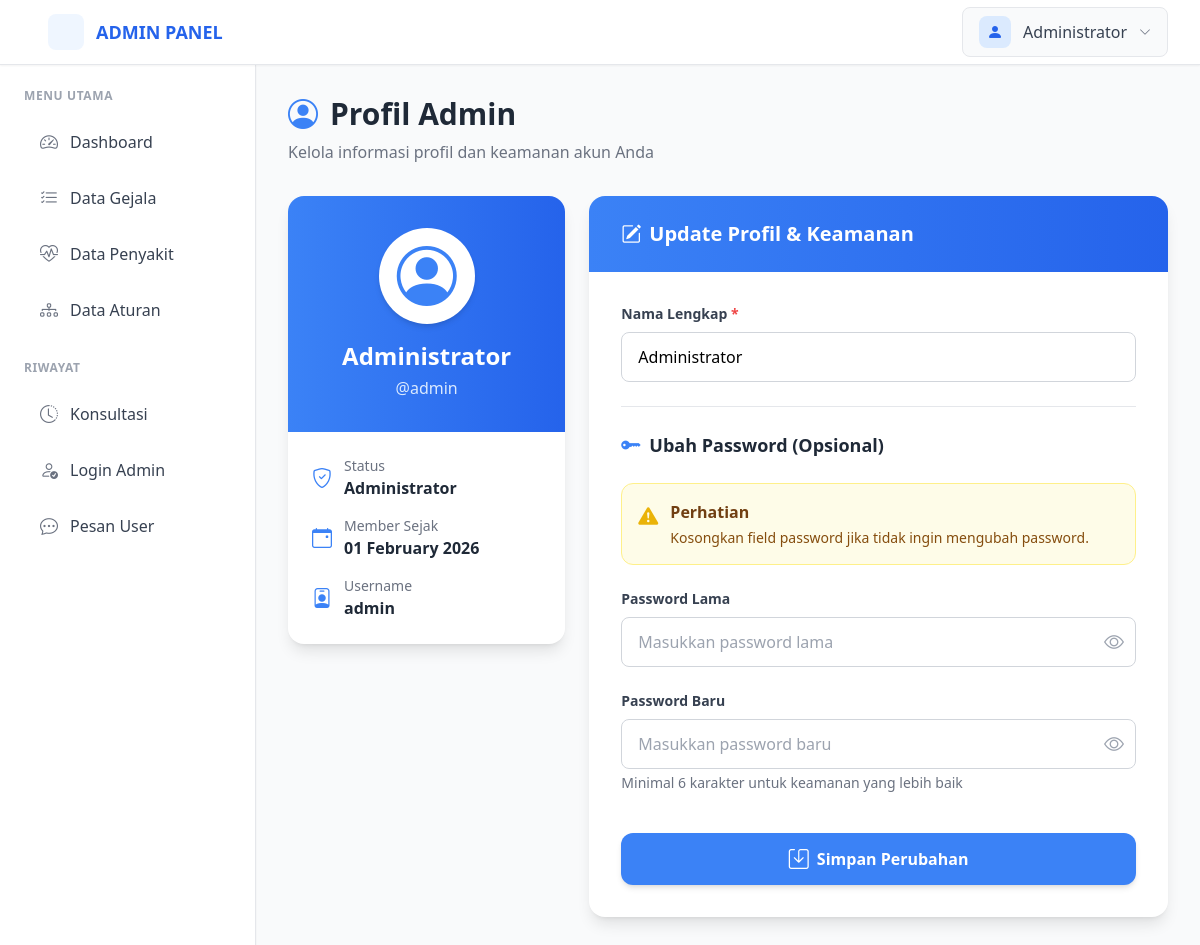
/profile/ (signed in), run on the app's committed database.
### models/models.py (models this page shows, shortened)
class Admin(UserMixin, db.Model):
    __tablename__ = 'admin'
    id = db.Column(db.Integer, primary_key=True)
    username = db.Column(db.String(80), unique=True, nullable=False)
    nama_admin = db.Column(db.String(100), nullable=False)
    password_hash = db.Column(db.String(255), nullable=False)
    created_at = db.Column(db.DateTime, default=datetime.utcnow)
    riwayat_login = db.relationship('RiwayatLogin', backref='admin', lazy=True, cascade='all, delete-orphan')

### routes/profile.py (the view)
@profile_bp.route('/')
@login_required
def index():
    return render_template('profile/index.html')

### templates/profile/index.html (shortened to what this page needs)
{% extends 'base.html' %}
{% block content %}
<div class="mb-6 md:mb-8 animate-fade-in">
    <h1 class="text-2xl md:text-3xl font-bold text-gray-800 flex items-center space-x-3">
        <i class="bi bi-person-circle text-blue-500"></i>
        <span>Profil Admin</span>
    </h1>
    <p class="text-gray-500 mt-2 text-sm md:text-base">Kelola informasi profil dan keamanan akun Anda</p>
</div>
<div class="grid grid-cols-1 lg:grid-cols-3 gap-4 md:gap-6">
    <div class="lg:col-span-1">
        <div class="bg-white rounded-xl md:rounded-2xl shadow-lg overflow-hidden animate-fade-in" style="animation-delay: 0.1s;">
            <div class="bg-gradient-to-r from-blue-500 to-blue-600 px-4 md:px-6 py-6 md:py-8">
                <div class="text-center">
                    <div class="inline-flex items-center justify-center w-20 h-20 md:w-24 md:h-24 bg-white rounded-full mb-3 md:mb-4 shadow-md">
                        <i class="bi bi-person-circle text-blue-500 text-5xl md:text-6xl"></i>
                    </div>
                    <h3 class="text-xl md:text-2xl font-bold text-white break-words px-2">{{ current_user.nama_admin }}</h3>
                    <p class="text-blue-100 mt-1 text-sm md:text-base">@{{ current_user.username }}</p>
                </div>
            </div>
            <div class="p-4 md:p-6">
                <div class="space-y-3 md:space-y-4">
                    <div class="flex items-center space-x-3 text-gray-600">
                        <i class="bi bi-shield-check text-blue-500 text-lg md:text-xl flex-shrink-0"></i>
                        <div>
                            <p class="text-xs md:text-sm text-gray-500">Status</p>
                            <p class="font-semibold text-gray-800 text-sm md:text-base">Administrator</p>
                        </div>
                    </div>
                    <div class="flex items-center space-x-3 text-gray-600">
                        <i class="bi bi-calendar-event text-blue-500 text-lg md:text-xl flex-shrink-0"></i>
                        <div>
                            <p class="text-xs md:text-sm text-gray-500">Member Sejak</p>
                            <p class="font-semibold text-gray-800 text-sm md:text-base">{{ current_user.created_at.strftime('%d %B %Y') }}</p>
                        </div>
                    </div>
                    <div class="flex items-center space-x-3 text-gray-600">
                        <i class="bi bi-person-badge text-blue-500 text-lg md:text-xl flex-shrink-0"></i>
                        <div class="min-w-0 flex-1">
                            <p class="text-xs md:text-sm text-gray-500">Username</p>
                            <p class="font-semibold text-gray-800 text-sm md:text-base break-words">{{ current_user.username }}</p>
                        </div>
                    </div>
                </div>
            </div>
        </div>
    </div>
    <div class="lg:col-span-2">
        <div class="bg-white rounded-xl md:rounded-2xl shadow-lg overflow-hidden animate-fade-in" style="animation-delay: 0.2s;">
            <div class="bg-gradient-to-r from-blue-500 to-blue-600 px-4 md:px-8 py-4 md:py-6">
                <h2 class="text-lg md:text-xl font-bold text-white flex items-center space-x-2">
                    <i class="bi bi-pencil-square"></i>
                    <span>Update Profil & Keamanan</span>
                </h2>
            </div>
            <div class="p-4 md:p-8">
                <form method="POST" action="{{ url_for('profile.update') }}" class="space-y-4 md:space-y-6">
                    <div>
                        <label for="nama_admin" class="block text-sm font-bold text-gray-700 mb-2">
                            Nama Lengkap <span class="text-red-500">*</span>
                        </label>
                        <input type="text"
                               class="w-full px-3 md:px-4 py-2.5 md:py-3 border border-gray-300 rounded-lg focus:ring-2 focus:ring-blue-400 focus:border-transparent transition-all text-sm md:text-base"
                               id="nama_admin"
                               name="nama_admin"
                               value="{{ current_user.nama_admin }}"
                               required>
                    </div>
                    <hr class="border-gray-200">
                    <div class="flex items-center space-x-2">
                        <i class="bi bi-key-fill text-blue-500 text-lg md:text-xl"></i>
                        <h3 class="text-base md:text-lg font-bold text-gray-800">Ubah Password (Opsional)</h3>
                    </div>
                    <div class="bg-yellow-50 border border-yellow-200 rounded-lg md:rounded-xl p-3 md:p-4 flex items-start space-x-2 md:space-x-3">
                        <i class="bi bi-exclamation-triangle-fill text-yellow-500 text-lg md:text-xl flex-shrink-0 mt-0.5"></i>
                        <div>
                            <h4 class="font-bold text-yellow-900 mb-1 text-sm md:text-base">Perhatian</h4>
                            <p class="text-xs md:text-sm text-yellow-800">Kosongkan field password jika tidak ingin mengubah password.</p>
                        </div>
                    </div>
                    <div>
                        <label for="password_lama" class="block text-sm font-bold text-gray-700 mb-2">
                            Password Lama
                        </label>
                        <div class="relative">
                            <input type="password"
                                   class="w-full px-3 md:px-4 py-2.5 md:py-3 border border-gray-300 rounded-lg focus:ring-2 focus:ring-blue-400 focus:border-transparent transition-all pr-10 md:pr-12 text-sm md:text-base"
                                   id="password_lama"
                                   name="password_lama"
                                   placeholder="Masukkan password lama">
                            <button type="button"
                                    onclick="togglePassword('password_lama', 'toggleOldIcon')"
                                    class="absolute right-2 md:right-3 top-1/2 transform -translate-y-1/2 text-gray-400 hover:text-blue-500 transition-colors">
                                <i class="bi bi-eye text-lg md:text-xl" id="toggleOldIcon"></i>
                            </button>
                        </div>
                    </div>
                    <div>
                        <label for="password_baru" class="block text-sm font-bold text-gray-700 mb-2">
                            Password Baru
                        </label>
                        <div class="relative">
                            <input type="password"
                                   class="w-full px-3 md:px-4 py-2.5 md:py-3 border border-gray-300 rounded-lg focus:ring-2 focus:ring-blue-400 focus:border-transparent transition-all pr-10 md:pr-12 text-sm md:text-base"
                                   id="password_baru"
                                   name="password_baru"
                                   placeholder="Masukkan password baru">
                            <button type="button"
                                    onclick="togglePassword('password_baru', 'toggleNewIcon')"
                                    class="absolute right-2 md:right-3 top-1/2 transform -translate-y-1/2 text-gray-400 hover:text-blue-500 transition-colors">
                                <i class="bi bi-eye text-lg md:text-xl" id="toggleNewIcon"></i>
                            </button>
                        </div>
                        <p class="mt-1 text-xs md:text-sm text-gray-500">Minimal 6 karakter untuk keamanan yang lebih baik</p>
                    </div>
                    <div class="pt-2 md:pt-4">
                        <button type="submit"
                                class="w-full bg-blue-500 hover:bg-blue-600 text-white font-bold py-2.5 md:py-3 px-4 md:px-6 rounded-lg md:rounded-xl transition-all duration-200 transform hover:scale-105 flex items-center justify-center space-x-2 shadow-md text-sm md:text-base">
                            <i class="bi bi-save text-lg md:text-xl"></i>
                            <span>Simpan Perubahan</span>
                        </button>
                    </div>
                </form>
            </div>
        </div>
    </div>
</div>
{% endblock %}

### templates/base.html (shortened to what this page needs)
<!DOCTYPE html>
<html lang="id">
<head>
    <script src="https://cdn.tailwindcss.com"></script>
    <link rel="stylesheet" href="https://cdn.jsdelivr.net/npm/bootstrap-icons@1.11.0/font/bootstrap-icons.css">
</head>
<body class="bg-gray-50 min-h-screen">
    {% if current_user.is_authenticated %}
    <nav class="bg-white shadow-sm fixed w-full top-0 z-50 border-b border-gray-200">
        <div class="max-w-full mx-auto px-4 sm:px-6 lg:px-8">
            <div class="flex justify-between items-center h-16">
                <div class="flex items-center space-x-4">
                    <a href="{{ url_for('dashboard.index') }}" class="flex items-center space-x-3 text-blue-600 hover:text-blue-700 transition-colors">
                        <div class="w-9 h-9 bg-blue-50 rounded-lg flex items-center justify-center">
                        </div>
                        <span class="font-bold text-lg hidden sm:block">ADMIN PANEL</span>
                    </a>
                </div>
                <div class="relative" x-data="{ open: false }">
                    <button @click="open = !open" class="flex items-center space-x-3 bg-gray-50 hover:bg-gray-100 px-4 py-2 rounded-lg transition-all duration-200 border border-gray-200">
                        <div class="w-8 h-8 bg-blue-100 rounded-lg flex items-center justify-center">
                            <i class="bi bi-person-fill text-blue-600"></i>
                        </div>
                        <span class="text-gray-700 font-medium hidden sm:block">{{ current_user.nama_admin }}</span>
                        <i class="bi bi-chevron-down text-gray-500 text-xs"></i>
                    </button>
                </div>
            </div>
        </div>
    </nav>
    <aside id="sidebar" class="fixed top-16 left-0 h-full w-64 bg-white shadow-sm z-40 transform -translate-x-full lg:translate-x-0 transition-transform duration-300 overflow-y-auto border-r border-gray-200">
        <div class="p-6">
            <div class="mb-6">
                <h3 class="text-xs font-semibold text-gray-400 uppercase tracking-wider mb-3">Menu Utama</h3>
                <ul class="space-y-1">
                    <li>
                        <a href="{{ url_for('dashboard.index') }}" class="sidebar-link group flex items-center space-x-3 px-4 py-3 rounded-lg hover:bg-blue-50 transition-all duration-200">
                            <i class="bi bi-speedometer2 text-gray-500 group-hover:text-blue-600 text-lg"></i>
                            <span class="text-gray-700 group-hover:text-blue-600 font-medium">Dashboard</span>
                        </a>
                    </li>
                    <li>
                        <a href="{{ url_for('gejala.index') }}" class="sidebar-link group flex items-center space-x-3 px-4 py-3 rounded-lg hover:bg-blue-50 transition-all duration-200">
                            <i class="bi bi-list-check text-gray-500 group-hover:text-blue-600 text-lg"></i>
                            <span class="text-gray-700 group-hover:text-blue-600 font-medium">Data Gejala</span>
                        </a>
                    </li>
                    <li>
                        <a href="{{ url_for('penyakit.index') }}" class="sidebar-link group flex items-center space-x-3 px-4 py-3 rounded-lg hover:bg-blue-50 transition-all duration-200">
                            <i class="bi bi-heart-pulse text-gray-500 group-hover:text-blue-600 text-lg"></i>
                            <span class="text-gray-700 group-hover:text-blue-600 font-medium">Data Penyakit</span>
                        </a>
                    </li>
                    <li>
                        <a href="{{ url_for('aturan.index') }}" class="sidebar-link group flex items-center space-x-3 px-4 py-3 rounded-lg hover:bg-blue-50 transition-all duration-200">
                            <i class="bi bi-diagram-3 text-gray-500 group-hover:text-blue-600 text-lg"></i>
                            <span class="text-gray-700 group-hover:text-blue-600 font-medium">Data Aturan</span>
                        </a>
                    </li>
                </ul>
            </div>
            <div class="mb-6">
                <h3 class="text-xs font-semibold text-gray-400 uppercase tracking-wider mb-3">Riwayat</h3>
                <ul class="space-y-1">
                    <li>
                        <a href="{{ url_for('riwayat.konsultasi') }}" class="sidebar-link group flex items-center space-x-3 px-4 py-3 rounded-lg hover:bg-blue-50 transition-all duration-200">
                            <i class="bi bi-clock-history text-gray-500 group-hover:text-blue-600 text-lg"></i>
                            <span class="text-gray-700 group-hover:text-blue-600 font-medium">Konsultasi</span>
                        </a>
                    </li>
                    <li>
                        <a href="{{ url_for('riwayat.login_admin') }}" class="sidebar-link group flex items-center space-x-3 px-4 py-3 rounded-lg hover:bg-blue-50 transition-all duration-200">
                            <i class="bi bi-person-check text-gray-500 group-hover:text-blue-600 text-lg"></i>
                            <span class="text-gray-700 group-hover:text-blue-600 font-medium">Login Admin</span>
                        </a>
                    </li>
                    <li>
                        <a href="{{ url_for('riwayat.pesan_user') }}" class="sidebar-link group flex items-center space-x-3 px-4 py-3 rounded-lg hover:bg-blue-50 transition-all duration-200">
                            <i class="bi bi-chat-dots text-gray-500 group-hover:text-blue-600 text-lg"></i>
                            <span class="text-gray-700 group-hover:text-blue-600 font-medium">Pesan User</span>
                        </a>
                    </li>
                </ul>
            </div>
        </div>
    </aside>
    <main class="lg:ml-64 pt-16 min-h-screen">
        <div class="p-4 sm:p-6 lg:p-8">
            {% block content %}{% endblock %}
        </div>
    </main>
    {% else %}
    <div class="container mx-auto px-4">
        {% block auth_content %}{% endblock %}
    </div>
    {% endif %}
</body>
</html>

### data on the page
Admin: nama_admin "Administrator", username "admin", created_at "01 February 2026"
